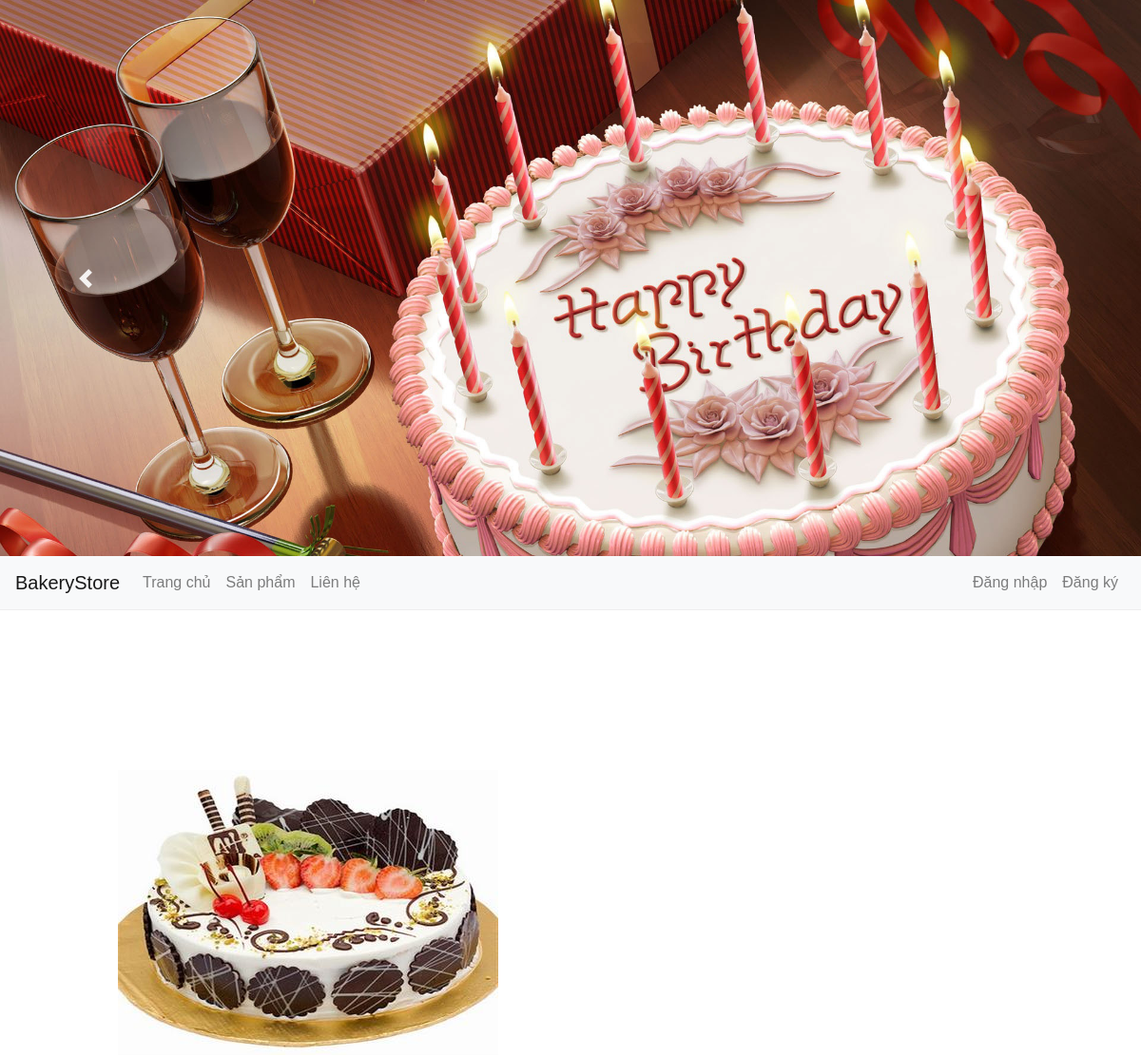
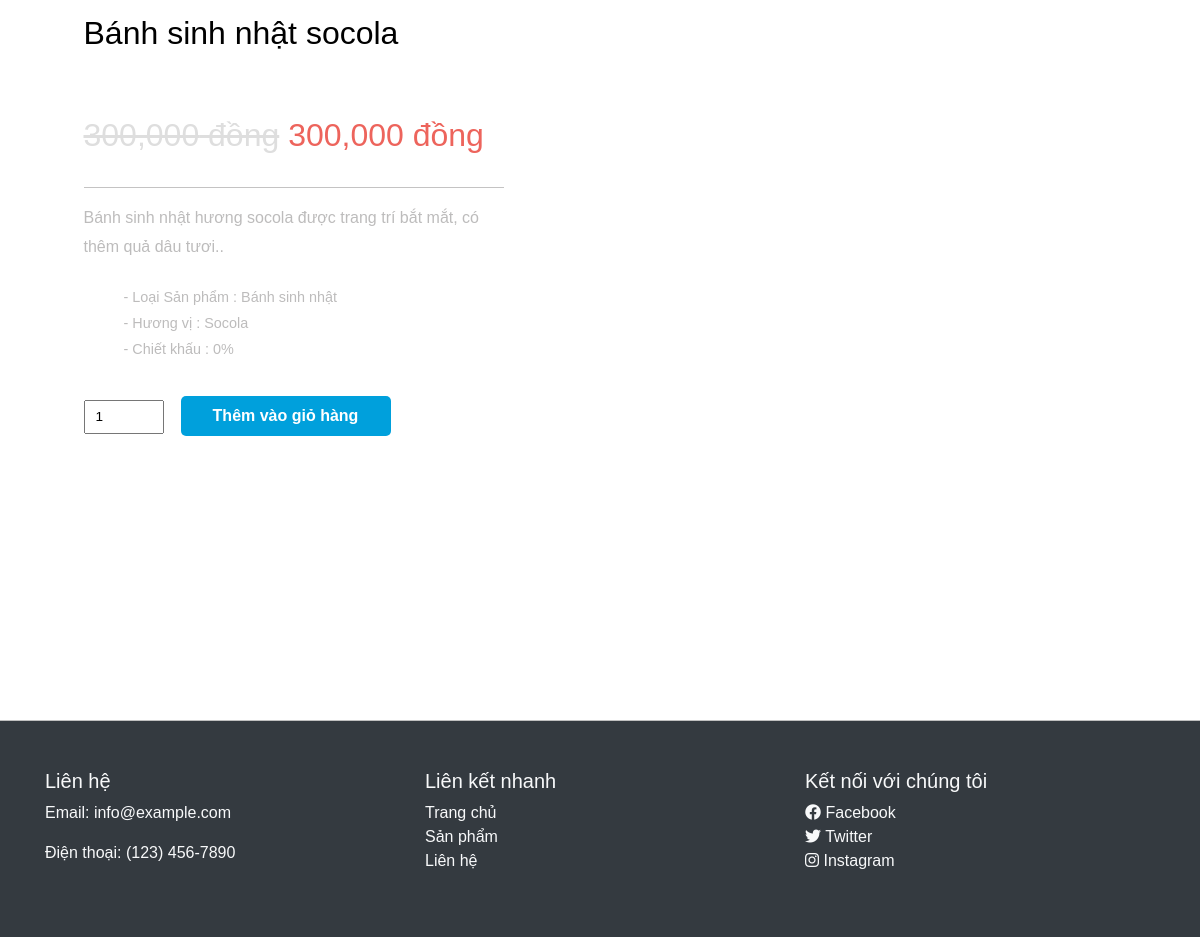
Screenshot of /chitiet_sp.php?ma_san_pham=4 with the database file from the repository (2 pictures, top to bottom).
### tables this page shows
CREATE TABLE `bk_san_pham` (
  `ma_san_pham` int(11) NOT NULL,
  `ma_chu_de` int(11) NOT NULL,
  `ma_nhan_vien` int(11) NOT NULL,
  `ma_khuyen_mai` int(11) NOT NULL,
  `id` int(11) NOT NULL,
  `ten_san_pham` varchar(255) DEFAULT NULL,
  `noi_dung_tom_tat` varchar(255) DEFAULT NULL,
  `noi_dung_chi_tiet` varchar(255) DEFAULT NULL,
  `so_luong` int(11) DEFAULT NULL,
  `hinh_anh` varchar(255) DEFAULT NULL,
  `don_gia` double DEFAULT NULL,
  `ngay_them_san_pham` date DEFAULT NULL
);

CREATE TABLE `bk_khuyen_mai` (
  `ma_khuyen_mai` int(11) NOT NULL,
  `ten_khuyen_mai` varchar(100) NOT NULL,
  `ngay_ap_dung` date DEFAULT NULL,
  `ngay_ket_thuc` date DEFAULT NULL,
  `chiet_khau` double DEFAULT NULL
);

CREATE TABLE `bk_chu_de` (
  `ma_chu_de` int(10) NOT NULL,
  `ten_chu_de` varchar(255) DEFAULT NULL
);

CREATE TABLE `bk_huong_vi` (
  `id` int(11) NOT NULL,
  `ma_huong_vi` varchar(10) NOT NULL,
  `ten_huong_vi` varchar(20) DEFAULT NULL
);

### controllers/c_chi_tiet_san_pham.php (called while the page is built, shortened)
<?php
include("models/m_san_pham.php");
class C_chi_tiet_san_pham{
	function Hien_thi_chi_tiet_san_pham(){
		$ma_san_pham=$_GET["ma_san_pham"];
		$c_chi_tiet= new M_san_pham();
		$chi_tiet=$c_chi_tiet->Doc_san_pham_theo_ma_san_pham($ma_san_pham);
		include("views/include/layout_2.php");
	}
}
?>

### chitiet_sp.php (called while the page is built)
<?php
include("controllers/c_chi_tiet_san_pham.php");
$c_chi_tiet=new C_chi_tiet_san_pham();
$c_chi_tiet->Hien_thi_chi_tiet_san_pham();
?>

### models/database.php (called while the page is built, shortened)
<?php
class database
{
    public function pdo_get_connection()
    {
        $servername = 'localhost';
        $dbname = 'bakery_store';
        $username = 'root';
        $pass = '';
        try {
            $con = new PDO("mysql:host=$servername;dbname=$dbname", $username, $pass);
            $con->setAttribute(PDO::ATTR_ERRMODE, PDO::ERRMODE_EXCEPTION);
            return $con;
        } catch (Exception $ex) {
            echo $ex->getMessage();
            echo $ex->getLine();
            echo $ex->getFile();
        }
    }
    public function pdo_query_one($sql, $sql_args = [])
    {
        try {
            $con = $this->pdo_get_connection();
            $stmt = $con->prepare($sql);
            $stmt->execute($sql_args);
            $rows = $stmt->fetch(PDO::FETCH_OBJ);
            return $rows;
        } catch (PDOException $ex) {
            throw $ex;
        }
    }
}

### models/m_san_pham.php (called while the page is built, shortened)
<?php
include_once("database.php");
class M_san_pham extends database
{
	public function Doc_san_pham_theo_ma_san_pham($ma_san_pham)
	{
		$sql = "SELECT bk_san_pham.*,ten_chu_de,ten_nhan_vien,ten_khuyen_mai,ten_huong_vi, chiet_khau
				from bk_san_pham inner join bk_chu_de on bk_san_pham.ma_chu_de=bk_chu_de.ma_chu_de
				inner join bk_khuyen_mai on bk_san_pham.ma_khuyen_mai=bk_khuyen_mai.ma_khuyen_mai
				inner join bk_huong_vi on bk_san_pham.id=bk_huong_vi.id
				left join bk_nhan_vien on bk_san_pham.ma_nhan_vien=bk_nhan_vien.ma_nhan_vien
				where ma_san_pham=?";
		return $this->pdo_query_one($sql, [$ma_san_pham]);
	}
}

### views/v_chi_tiet_san_pham.php (the view, shortened to what this page needs)
<div class="product">
	 <div class="container">
		 <div class="product-price1">
			 <div class="top-sing">
				  <div class="col-md-7 single-top">
					 <div>
							  <ul class="slides">
								<li style="list-style-type:none">
									<div class="thumb-image"> <img src="public/images/<?php echo $chi_tiet->hinh_anh; ?>" data-imagezoom="true" class="img-responsive" alt=""/> </div>
								</li>
							  </ul>
						</div>
				 </div>
			     <div class="col-md-5 single-top-in simpleCart_shelfItem">
					  <div class="single-para ">
						 <h4><?php echo $chi_tiet->ten_san_pham; ?></h4>
							<h5 class="item_price" ><del style="color: #DEDEDE"><?php echo number_format($chi_tiet->don_gia); ?>&nbsp;đồng</del>&nbsp;<?php echo number_format($chi_tiet->don_gia-($chi_tiet->don_gia*$chi_tiet->chiet_khau/100)); ?>&nbsp;đồng</h5>
							<p class="para"><?php echo $chi_tiet->noi_dung_chi_tiet; ?></p>
							<div class="prdt-info-grid">
								 <ul>
									 <li>- Loại Sản phẩm : <?php echo $chi_tiet->ten_chu_de; ?></li>
									 <li>- Hương vị : <?php echo $chi_tiet->ten_huong_vi; ?></li>
									 <li>- Chiết khấu :  <?php echo $chi_tiet->chiet_khau; ?>%</li>
								 </ul>
							</div>
                                        <input type="text" class="item_quantity" value="1" name="sl_<?php echo $chi_tiet->ma_san_pham ?>" id="sl_<?php echo $chi_tiet->ma_san_pham ?>" style="width:80px"/>
							<a href="javascript:void(0)"><input type="button" class="item_add items" value="Thêm vào giỏ hàng" onclick="chonmua(<?php echo $chi_tiet->ma_san_pham ?>)" ></a>
					 </div>
				 </div>
				 <div class="clearfix"> </div>
			 </div>
	     </div>
	 </div>
</div>

### public/css/style.css (style rules this page uses)
body a { transition: 0.5s all; -webkit-transition: 0.5s all; -o-transition: 0.5s all; -moz-transition: 0.5s all; -ms-transition: 0.5s all; }
h1, h2, h3, h4, h5, h6, label, p { margin: 0; font-family: Arial, Helvetica, sans-serif; }
.items { padding: 4em 0; }
.product { padding: 4em 0 3em; }
.item_quantity { margin: 1em 0; font-size: 0.85em; padding: 5px 10px; display: block; width: 75%; float: left; }
.item_add { color: #fff; text-decoration: none; font-weight: 600; padding: 0.5em 2em; display: inline-block; border-radius: 5px; -moz-border-radius: 5px; -webkit-border-radius: 5px; -o-border-radius: 5px; margin: 1.5em 16px 0px 0px; background: #00a0dc; border: none; outline: none; }
.items { margin: 10px 0 0px 17px; }
.top-sing { margin-bottom: 7em; }
.single-top { width: 32%; margin-right: 5em; }
.single-top-in { width: 61%; }
.single-para h4 { color: #000; font-size: 2em; font-family: Arial, Helvetica, sans-serif; }
p.para { font-size: 1em; color: #BDBCBC; line-height: 1.8em; }
.single-para h5 { color: #ed645c; font-size: 2em; border-bottom: 1px solid #C4C3C3; padding: 1em 0; margin: 1em 0 0.5em; }
.prdt-info-grid { margin: 1.5em 0; }
.prdt-info-grid ul li { display: block; color: #BDBCBC; font-size: 0.9em; padding: 2px 0; }
@media (max-width: 1280px) { .single-top-in { width: 44%; } }
@media (max-width: 1280px) { .item_add { width: 50%; } }
a { font-family: Arial, Helvetica, sans-serif; }

### rows the page displays
bk_san_pham: hinh_anh (picture), ten_san_pham "Bánh sinh nhật socola", don_gia "300,000", don_gia.chiet_khau "300,000", noi_dung_chi_tiet "Bánh sinh nhật hương socola được trang trí bắt mắt, có thêm quả dâu tươi..", bk_chu_de.ten_chu_de "Bánh sinh nhật", bk_huong_vi.ten_huong_vi "Socola", bk_khuyen_mai.chiet_khau "0"
